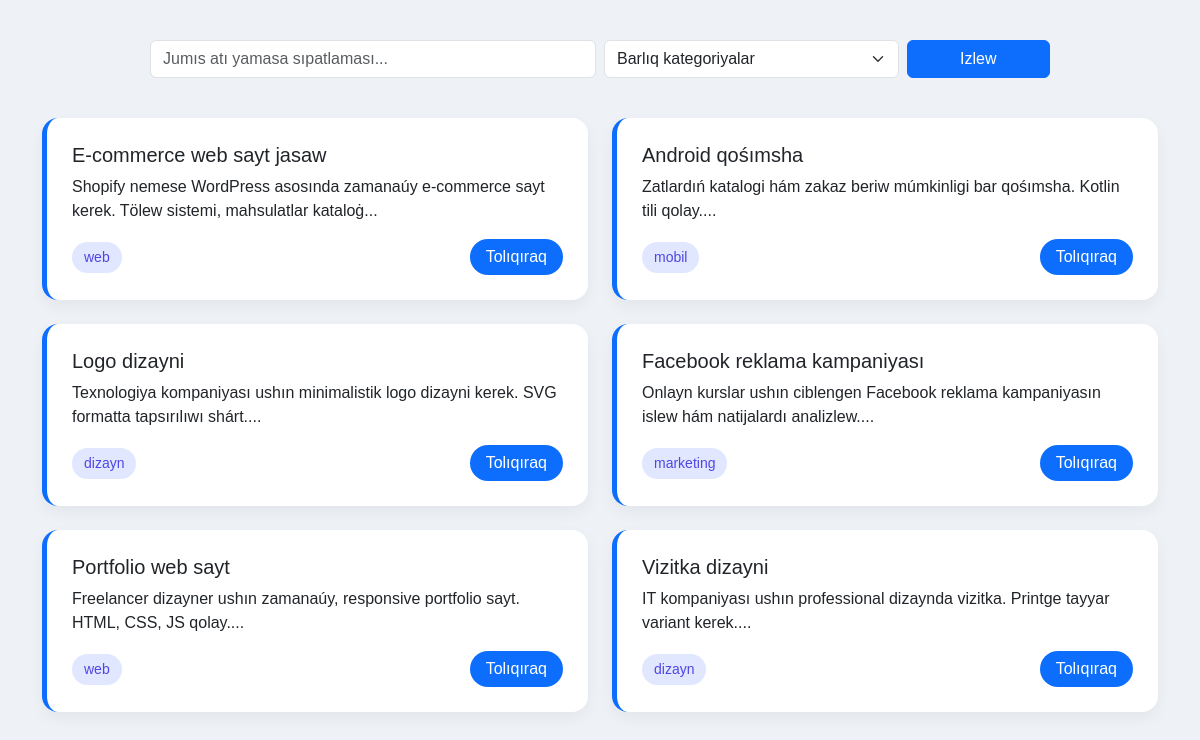
Screenshot of /pages/jobs.php with the database file from the repository.
### tables this page shows
CREATE TABLE `jobs` (
  `id` int NOT NULL,
  `title` varchar(255) NOT NULL,
  `description` text NOT NULL,
  `category` varchar(100) NOT NULL,
  `employer_id` int NOT NULL,
  `budget` decimal(10,2) NOT NULL,
  `created_at` timestamp NULL DEFAULT CURRENT_TIMESTAMP
);

### pages/jobs.php (the view, shortened to what this page needs)
<?php
require_once '../config.php';
$search = $_GET['search'] ?? '';
$sql = "SELECT * FROM jobs WHERE 1";
$params = [];
$stmt = $pdo->prepare($sql);
$stmt->execute($params);
$jobs = $stmt->fetchAll();
?>
<!DOCTYPE html>
<html lang="uz">
<head>
    <link href="https://cdn.jsdelivr.net/npm/bootstrap@5.3.3/dist/css/bootstrap.min.css" rel="stylesheet">
</head>
<body>
<div class="container">
    <div class="search-box">
        <form method="GET" class="row g-2">
            <div class="col-md-6">
                <input type="text" name="search" class="form-control" placeholder="Jumıs atı yamasa sıpatlaması..." value="<?= htmlspecialchars($search) ?>">
            </div>
            <div class="col-md-4">
                <select name="category" class="form-select">
                    <option value="">Barlıq kategoriyalar</option>
                </select>
            </div>
            <div class="col-md-2">
                <button class="btn btn-primary w-100">Izlew</button>
            </div>
        </form>
    </div>
    <?php if (count($jobs) > 0): ?>
        <div class="row g-4">
            <?php foreach ($jobs as $job): ?>
                <div class="col-md-6">
                    <div class="job-card">
                        <h5><?= htmlspecialchars($job['title']) ?></h5>
                        <p><?= htmlspecialchars(mb_substr($job['description'], 0, 100)) ?>...</p>
                        <div class="d-flex justify-content-between align-items-center">
                            <span class="badge-category"><?= htmlspecialchars($job['category']) ?></span>
                            <a class="btn-view" href="job-details.php?id=<?= $job['id'] ?>">Tolıqıraq</a>
                        </div>
                    </div>
                </div>
            <?php endforeach; ?>
        </div>
    <?php else: ?>
        <p class="text-center text-muted mt-5">Eshqanday jumıs tawılmadı.</p>
    <?php endif; ?>
</div>
</body>
</html>

### pages/jobs.php (style rules this page uses)
body { background: #eef2f7; font-family: 'Poppins', sans-serif; }
.search-box { margin: 40px auto; max-width: 900px; }
.job-card { background: #fff; border-radius: 16px; padding: 25px; box-shadow: 0 6px 15px rgba(0, 0, 0, 0.05); transition: all 0.3s ease; border-left: 5px solid #0d6efd; }
.badge-category { font-size: 14px; background: #e0e7ff; color: #4f46e5; padding: 5px 12px; border-radius: 20px; }
.btn-view { background-color: #0d6efd; color: #fff; border-radius: 30px; padding: 6px 16px; text-decoration: none; transition: background-color 0.2s ease; }

### rows the page displays
jobs: title "E-commerce web sayt jasaw", description "Shopify nemese WordPress asosında zamanaúy e-commerce sayt kerek. Tölew sistemi, mahsulatlar kataloġ", category "web"
jobs: title "Android qośımsha", description "Zatlardıń katalogi hám zakaz beriw múmkinligi bar qośımsha. Kotlin tili qolay.", category "mobil"
jobs: title "Logo dizayni", description "Texnologiya kompaniyası ushın minimalistik logo dizayni kerek. SVG formatta tapsırılıwı shárt.", category "dizayn"
jobs: title "Facebook reklama kampaniyası", description "Onlayn kurslar ushın ciblengen Facebook reklama kampaniyasın islew hám natijalardı analizlew.", category "marketing"
jobs: title "Portfolio web sayt", description "Freelancer dizayner ushın zamanaúy, responsive portfolio sayt. HTML, CSS, JS qolay.", category "web"
jobs: title "Vizitka dizayni", description "IT kompaniyası ushın professional dizaynda vizitka. Printge tayyar variant kerek.", category "dizayn"
